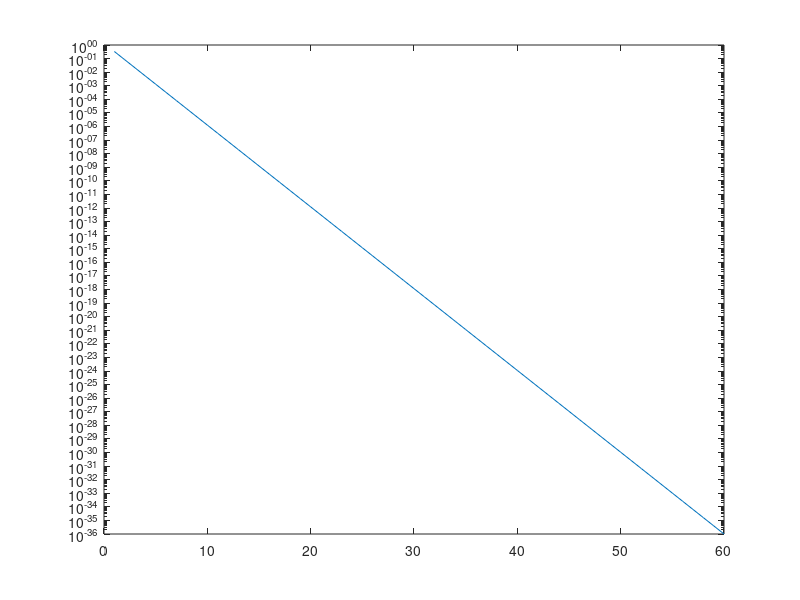

Source code (MATLAB): (Note: this script raises an error after producing the figure.)
function [] = gstest()
% Tests generate_seq routine 
    correctseq = arrayfun(@exact, linspace(1,60,60));
    semilogy(correctseq);
    hold on;
    seq = genseq(60);
    semilogy(seq);
    grid on;
end

function x = exact(k)
% Computes the exact value of the sequnce
    x = 4^(1-k) / 3;
end
